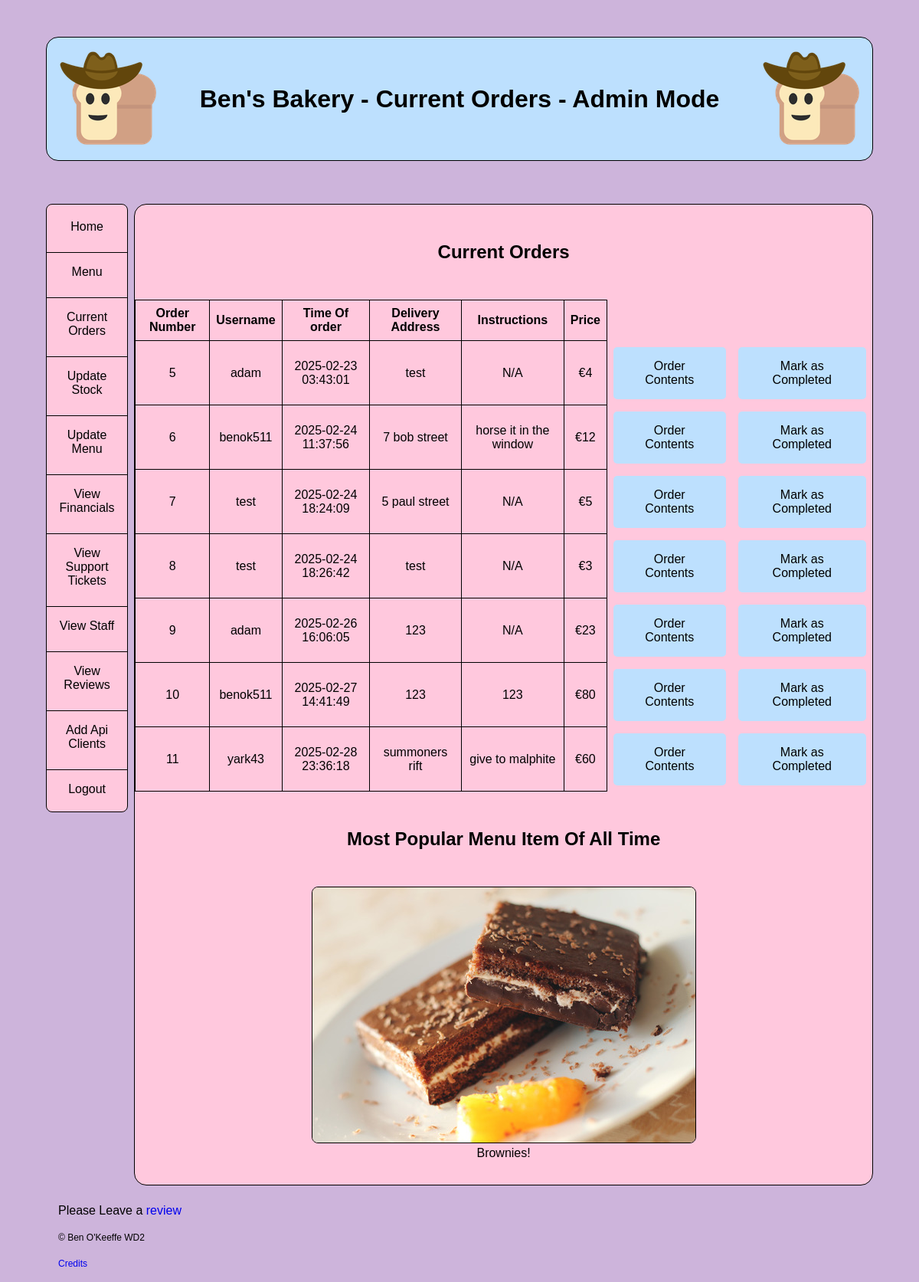
/admin-tools (signed in), run on an earlier commit of the app's database.
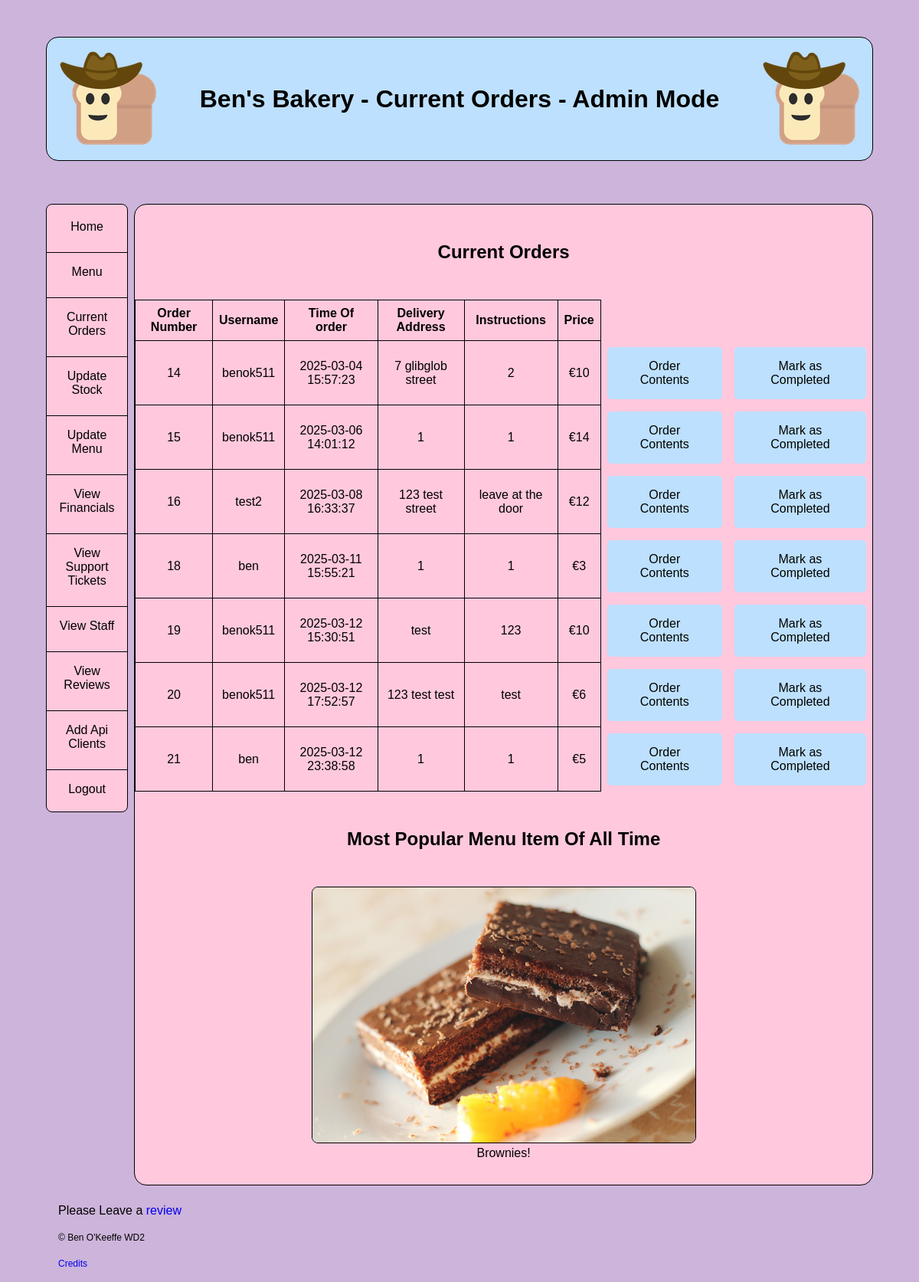
And on a later commit of the database.
### tables this page shows
CREATE TABLE placed_order (
    order_num INTEGER PRIMARY KEY AUTOINCREMENT, 
    user_id TEXT NOT NULL,
    order_datetime DATETIME NOT NULL,
    order_address TEXT NOT NULL,
    instructions TEXT DEFAULT 'None',
    price INT NOT NULL, order_progress TEXT DEFAULT 'In Progress',
    FOREIGN KEY (user_id) REFERENCES customers(user_id)
);

### app.py (the view)
@app.route('/admin-tools')
@login_required
@admin_required
def admin_tools():
    db = get_db()
    orders = db.execute('''SELECT * FROM placed_order WHERE order_progress = "In Progress" ''').fetchall()
    most_popular_item_id = db.execute('''SELECT item_id, MAX(total_qty) FROM
    (SELECT item_id, SUM(quantity) AS total_qty
    FROM in_order
    GROUP BY item_id) AS item_totals;''').fetchone()
    most_popular_item = db.execute('''SELECT * From menu WHERE item_id = ?''', (most_popular_item_id[0],)).fetchone()
    return render_template('admin.html', orders = orders, most_popular_item = most_popular_item, title = 'Current Orders')

### app.py (called while the page is built)
@app.before_request
def load_logged_in_user():
    g.user = session.get('user_id',None)
    g.is_admin = session.get('is_admin',None)

def login_required(view):
    @wraps(view)
    def wrapped_view(*args, **kwargs):
        if g.user is None:
            return redirect(url_for('login', next = request.url))
        return view(*args, **kwargs)
    return wrapped_view

def admin_required(view): #just took your code for the login decorator and changed it to do the same for admin-only pages
    @wraps(view)
    def wrapped_view(*args, **kwargs):
        if g.is_admin is None:
            return redirect(url_for('restricted'))
        return view(*args, **kwargs)
    return wrapped_view

### database.py (called while the page is built)
def get_db():
    if 'db' not in g:
        g.db = sqlite3.connect(DATABASE,
                               detect_types=sqlite3.PARSE_DECLTYPES)
        g.db.row_factory = sqlite3.Row
    return g.db

### templates/admin.html
{% extends "base.html" %}
{% block main_content %}
<h2 class="center">Current Orders</h2>
{%if orders %}
<table class="center">
    <tr>
        <th scope="col">Order Number</th>
        <th scope="col">Username</th>
        <th scope="col">Time Of order</th>
        <th scope="col">Delivery Address</th>
        <th scope="col">Instructions</th>
        <th scope="col">Price</th>
    </tr>
    {% for order in orders %}
    <tr>
        <td>{{order['order_num']}}</td>
        <td>{{order['user_id']}}</td>
        <td>{{order['order_datetime']}}</td>
        <td>{{order['order_address']}}</td>
        <td>
            {% if order['instructions']%}
            {{order['instructions']}}
            {%else%}
            N/A
            {%endif%}
        </td>
        <td>€{{order['price']}}</td>
        <td class="remove"><a class="button" href="{{url_for('order_contents', id = order['order_num'])}}">Order Contents</a></td>
        <td class="remove"><a href="{{url_for('mark_complete', id = order['order_num'] )}}" class="button">Mark as Completed</a></td>
    </tr>
    {%endfor%}
    {%else%}
    <p class="center">All orders have been handled!</p>
    {%endif%}
</table>
<h2>Most Popular Menu Item Of All Time</h2>
<figure>
    <img src="{{url_for('static', filename=most_popular_item['image'])}}" alt="most Popular item">
    <figcaption>{{most_popular_item['item_name']}}!</figcaption>
</figure>
{%endblock%}

What changed in the data, as far as the page shows it:
no longer on this page (row edited): placed_order: order_num "5", user_id "adam", order_datetime "2025-02-23 03:43:01", order_address "test", instructions "N/A", price "4"
no longer on this page (row edited): placed_order: order_num "6", user_id "benok511", order_datetime "2025-02-24 11:37:56", order_address "7 bob street", instructions "horse it in the window", price "12"
no longer on this page (row edited): placed_order: order_num "7", user_id "test", order_datetime "2025-02-24 18:24:09", order_address "5 paul street", instructions "N/A", price "5"
no longer on this page (row edited): placed_order: order_num "8", user_id "test", order_datetime "2025-02-24 18:26:42", order_address "test", instructions "N/A", price "3"
no longer on this page (row edited): placed_order: order_num "9", user_id "adam", order_datetime "2025-02-26 16:06:05", order_address "123", instructions "N/A", price "23"
no longer on this page (row edited): placed_order: order_num "10", user_id "benok511", order_datetime "2025-02-27 14:41:49", order_address "123", instructions "123", price "80"
no longer on this page (row edited): placed_order: order_num "11", user_id "yark43", order_datetime "2025-02-28 23:36:18", order_address "summoners rift", instructions "give to malphite", price "60"
added placed_order: order_num "14", user_id "benok511", order_datetime "2025-03-04 15:57:23", order_address "7 glibglob street", instructions "2", price "10"
added placed_order: order_num "15", user_id "benok511", order_datetime "2025-03-06 14:01:12", order_address "1", instructions "1", price "14"
added placed_order: order_num "16", user_id "test2", order_datetime "2025-03-08 16:33:37", order_address "123 test street", instructions "leave at the door", price "12"
added placed_order: order_num "18", user_id "ben", order_datetime "2025-03-11 15:55:21", order_address "1", instructions "1", price "3"
added placed_order: order_num "19", user_id "benok511", order_datetime "2025-03-12 15:30:51", order_address "test", instructions "123", price "10"
added placed_order: order_num "20", user_id "benok511", order_datetime "2025-03-12 17:52:57", order_address "123 test test", instructions "test", price "6"
added placed_order: order_num "21", user_id "ben", order_datetime "2025-03-12 23:38:58", order_address "1", instructions "1", price "5"
